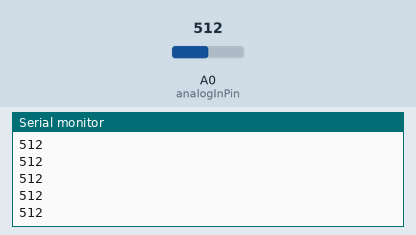
A sketch run on a simulated Arduino Uno, built with avr-gcc and run on an emulated ATmega328P. Shown: the last lines printed to the serial monitor. Inputs (shaded band) come from the test bench; at power-on: A0 (analogInPin) = 512.

Above: at 1.2 s.
1.3 s: A0 (analogInPin) set to 716
At 1.9 s:
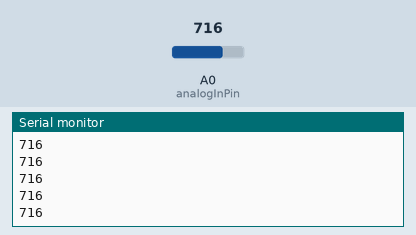
2.8 s: A0 (analogInPin) set to 900
At 3.3 s:
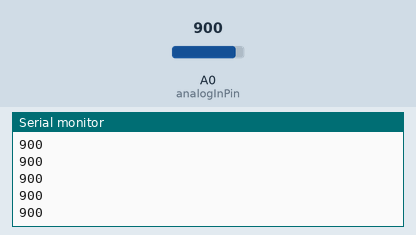
Timing chart, 0 to 5.8 s (numbered marks = the images above; inputs shaded):
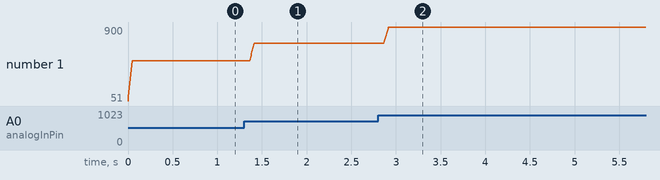

Measured:
- after the input at 1.3 s, the serial monitor: prints a new line after 0.07 s (image 1)
- after the input at 2.8 s, the serial monitor: prints a new line after 0.07 s (image 2)
- plotted number 1: 512 → 716 after the input at 1.3 s, 716 → 900 after the input at 2.8 s

The sketch:

sphere_v3_liveweb.ino
```cpp
// These constants won't change. They're used to give names to the pins used:
const int analogInPin = A0;  // Analog input pin that the potentiometer is attached to

const int numReadings = 10;

int readings[numReadings];      // the readings from the analog input
int readIndex = 0;              // the index of the current reading
int total = 0;                  // the running total
int average = 0;


void setup() {
  // initialize serial communications at 9600 bps:
  Serial.begin(9600);

    for (int thisReading = 0; thisReading < numReadings; thisReading++) {
    readings[thisReading] = 0;
  }
}

void loop() {

    total = total - readings[readIndex];
  // read from the sensor:
  readings[readIndex] = analogRead(analogInPin);
  // add the reading to the total:
  total = total + readings[readIndex];
  // advance to the next position in the array:
  readIndex = readIndex + 1;

  // if we're at the end of the array...
  if (readIndex >= numReadings) {
    // ...wrap around to the beginning:
    readIndex = 0;
  }

  // calculate the average:
  average = total / numReadings;
  // send it to the computer as ASCII digits
  Serial.println(average);


  // read the analog in value:
  //sensorValue = analogRead(analogInPin);


    //Serial.println(sensorValue);

  // wait 2 milliseconds before the next loop for the analog-to-digital
  // converter to settle after the last reading:
  delay(1);
}
```
